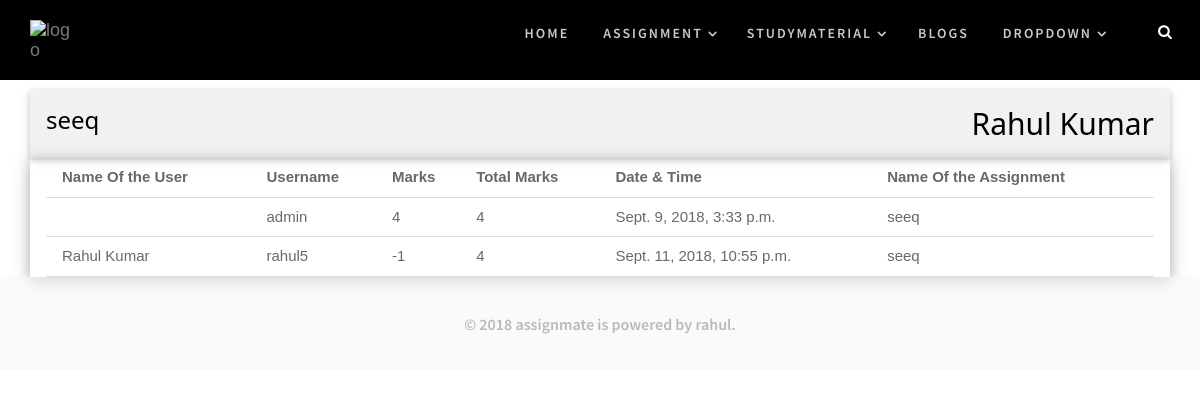
The app's page /submissions/7 (signed in) with its own data.
### assignment/models.py (models this page shows, shortened)
class Assignment(models.Model):
    user = models.ForeignKey(User, on_delete=models.CASCADE)
    title=models.CharField(max_length=30,default='assignment')
    discription=models.CharField(max_length=500)
    category=models.CharField(max_length=30,blank=True)
    created = models.DateTimeField(auto_now=True)
    objects = AssignmentManager()
    class Meta:
        ordering = ["-created"]

class Assignment_answered_by(models.Model):
    name_of_assignment=models.CharField(max_length=30)
    name_of_teacher=models.CharField(max_length=150,blank=True)
    assigner_username=models.CharField(max_length=150,blank=True)
    assignment_id=models.IntegerField()
    user = models.ForeignKey(User,on_delete=models.CASCADE)
    answer_string=models.CharField(max_length=400)
    marks=models.IntegerField()
    total_marks=models.IntegerField()
    submitted=models.DateTimeField(default=now)
    objects = Assignment_answerd_byManager()

### assignment/views.py (the view)
# urls.py: path('submissions/<pk>',show_submission,name='show_submission'),
def show_submission(request,pk):
    assignment = get_object_or_404(Assignment,pk=pk)
    submissions=Assignment_answered_by.objects.show_submission(pk).order_by('-marks')
    return render(request, 'assignment/show_submission.html', {'submissions': submissions,'assignment':assignment})

### assignment/models.py (called while the page is built)
    def get_queryset(self):
        return AssignmentQuerySet(self.model,using=self._db)

    def show_submission(self,pk):
        return self.filter(assignment_id=pk)

    def get_queryset(self):
        return Assignment_answerd_byQuerySet(self.model, using=self._db)

    def show_submission(self,pk):
        return self.get_queryset().show_submission(pk=pk)

### assignment/templates/assignment/show_submission.html
{% extends 'accounts/base.html'%}
{% block body %}
<div class="container">
        <div class="w3-card">
            <header class="w3-container w3-light-gray">
              <h3 class="w3-left">{{assignment.title}}</h3>
              <h2 class="w3-right text-capitalize">{{assignment.user.first_name}} {{assignment.user.last_name}}</h2>
            </header>
        </div>
        <div class="w3-card-4">
            <div class="w3-container">
                <div class="w3-responsive">
                    <table class="w3-table w3-bordered">
                        <tr>
                            <th>Name Of the User</th>
                            <th>Username</th>
                            <th>Marks</th>
                            <th>Total Marks</th>
                            <th>Date & Time</th>
                            <th>Name Of the Assignment</th>
                        </tr>
                        {% for submission in submissions %}
                            <tr>
                                <td class="text-capitalize">{{ submission.user.first_name}} {{ submission.user.last_name}}</td>
                                <td>{{ submission.user.username }}</td>
                                <td>{{ submission.marks }}</td>
                                <td>{{ submission.total_marks }}</td>
                                <td>{{ submission.submitted }}</td>
                                <td>{{ submission.name_of_assignment }}</td>
                            </tr>
                        {% endfor %}
                    </table>
                </div>
            </div>
        </div>
</div>
{% endblock %}

### accounts/static/accounts/css/style.css (style rules this page uses)
article, aside, details, figcaption, figure, footer, header, hgroup, menu, nav, section { display: block; }
table { border-collapse: collapse; border-spacing: 0; }
body { margin: 0; font-size: 14px; color: #686868; -webkit-font-smoothing: antialiased; -moz-osx-font-smoothing: grayscale; overflow-x: hidden; word-wrap: break-word; font-family: 'Playfair Display', serif; }
h2 { font-size: 30px; line-height: 48px; }
h3 { font-size: 22px; line-height: 39px; }
h1, h2, h3, h4, h5, h6 { margin: 0; font-weight: 400; }

### accounts/static/accounts/css/w3.css (style rules this page uses)
*,*:before,*:after { box-sizing:inherit }
html { -ms-text-size-adjust:100%;-webkit-text-size-adjust:100% }
body { margin:0 }
article,aside,details,figcaption,figure,footer,header,main,menu,nav,section,summary { display:block }
html,body { font-family:Verdana,sans-serif;font-size:15px;line-height:1.5 }
html { overflow-x:hidden }
h2 { font-size:30px }
h3 { font-size:24px }
h1,h2,h3,h4,h5,h6 { font-family:"Segoe UI",Arial,sans-serif;font-weight:400;margin:10px 0 }
.w3-table,.w3-table-all { border-collapse:collapse;border-spacing:0;width:100%;display:table }
.w3-bordered tr,.w3-table-all tr { border-bottom:1px solid #ddd }
.w3-table td,.w3-table th,.w3-table-all td,.w3-table-all th { padding:8px 8px;display:table-cell;text-align:left;vertical-align:top }
.w3-table th:first-child,.w3-table td:first-child,.w3-table-all th:first-child,.w3-table-all td:first-child { padding-left:16px }
.w3-responsive { display:block;overflow-x:auto }
.w3-container:after,.w3-container:before,.w3-panel:after,.w3-panel:before,.w3-row:after,.w3-row:before,.w3-row-padding:after,.w3-row-padding:before, .w3-cell-row:before,.w3-cell-row:after,.w3-clear:after,.w3-clear:before,.w3-bar:before,.w3-bar:after { content:"";display:table;clear:both }
.w3-container,.w3-panel { padding:0.01em 16px }
.w3-card,.w3-card-2 { box-shadow:0 2px 5px 0 rgba(0,0,0,0.16),0 2px 10px 0 rgba(0,0,0,0.12) }
.w3-card-4,.w3-hover-shadow:hover { box-shadow:0 4px 10px 0 rgba(0,0,0,0.2),0 4px 20px 0 rgba(0,0,0,0.19) }
.w3-left { float:left!important }
.w3-right { float:right!important }
.w3-light-grey,.w3-hover-light-grey:hover,.w3-light-gray,.w3-hover-light-gray:hover { color:#000!important;background-color:#f1f1f1!important }

### accounts/templates/accounts/base.html (style rules this page uses)
* { box-sizing: border-box; }

### records on screen
Assignment: title "seeq", user.first_name "Rahul", user.last_name "Kumar"
Assignment_answered_by: user.username "admin", marks "4", total_marks "4", submitted "Sept. 9, 2018, 3:33 p.m.", name_of_assignment "seeq"
Assignment_answered_by: user.first_name "Rahul", user.last_name "Kumar", user.username "rahul5", marks "-1", total_marks "4", submitted "Sept. 11, 2018, 10:55 p.m.", name_of_assignment "seeq"
